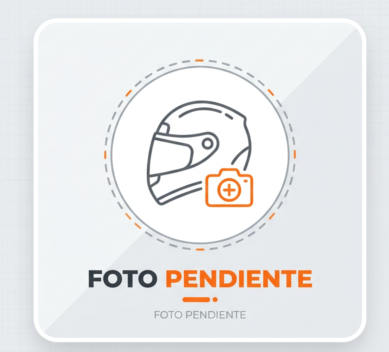
#> input picture placeholder_pendiente.png, 389 x 352 px, found by its file name
$ python placeholder_oscuro.py
#> lines starting #> are read from the running program, lines starting #| are printed output that depends on the picture
"""Genera la variante OScura del placeholder de fotos.

Parte de frontend/public/placeholder_pendiente.png (fondo claro) y
produce placeholder_pendiente_oscuro.png con el mismo diseno pero apto
para el tema oscuro:
  - El fondo casi blanco se vuelve transparente y se pega sobre el
    color de tarjeta oscura.
  - Los trazos grises (casco, circulo punteado, textos grises) se
    invierten a tonos claros.
  - El naranja de la marca (camara y "FOTO PENDIENTE") se conserva.
"""
from PIL import Image

ENTRADA = "frontend/public/placeholder_pendiente.png"
SALIDA = "frontend/public/placeholder_pendiente_oscuro.png"
FONDO_OSCURO = (35, 40, 51)  # --color-graphite-plum #232833

img = Image.open(ENTRADA).convert("RGBA")
#> img is the input picture: PIL image 389x352 RGBA; mean R, G, B, A 232.9, 233.6, 234.3, 255
pixeles = img.load()
ancho, alto = img.size
#> ancho = 389; alto = 352

for y in range(alto):
    for x in range(ancho):
        r, g, b, a = pixeles[x, y]
        saturacion = max(r, g, b) - min(r, g, b)
        if saturacion < 45:
            # Familia gris/blanca/negra: fondo afuera, trazos invertidos
            if min(r, g, b) >= 232:
                pixeles[x, y] = (r, g, b, 0)
            else:
                v = (r + g + b) // 3
                v_nuevo = max(0, min(255, 255 - v))
                pixeles[x, y] = (v_nuevo, v_nuevo + 2, v_nuevo + 6, a)
        # Pixeles con color (naranja) se conservan tal cual

lienzo = Image.new("RGBA", (ancho, alto), FONDO_OSCURO + (255,))
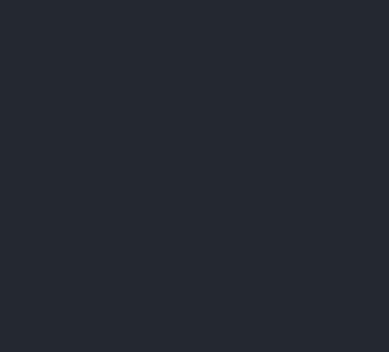
#> lienzo: PIL image 389x352 RGBA; mean R, G, B, A 35, 40, 51, 255
lienzo.alpha_composite(img)
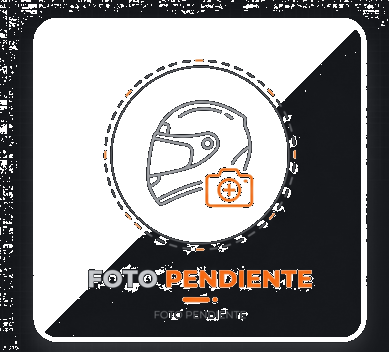
#> img: PIL image 389x352 RGBA; mean R, G, B, A 135.5, 135.3, 136.3, 136.1; transparent parts drawn white
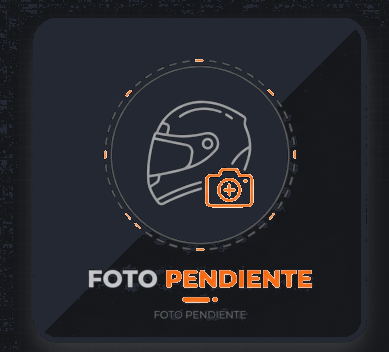
#> lienzo: PIL image 389x352 RGBA; mean R, G, B, A 37.4, 38.5, 44.2, 255
lienzo.convert("RGB").save(SALIDA)
print("Guardado:", SALIDA)
